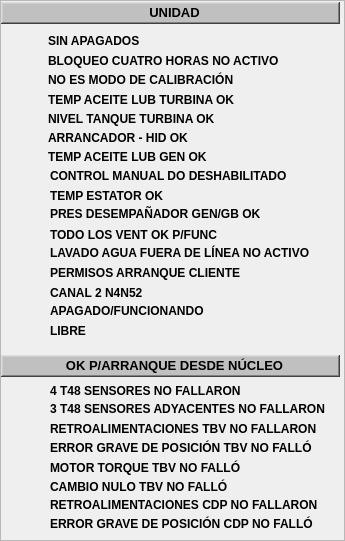
  <widget class="QFrame" name="frame_7">
   <property name="geometry">
    <rect>
     <x>170</x>
     <y>80</y>
     <width>345</width>
     <height>541</height>
    </rect>
   </property>
   <property name="styleSheet">
    <string notr="true">background-color: none;</string>
   </property>
   <property name="frameShape">
    <enum>QFrame::StyledPanel</enum>
   </property>
   <property name="frameShadow">
    <enum>QFrame::Plain</enum>
   </property>
   <property name="midLineWidth">
    <number>0</number>
   </property>
   <widget class="QLabel" name="lbTexto_2">
    <property name="geometry">
     <rect>
      <x>48</x>
      <y>30</y>
      <width>281</width>
      <height>21</height>
     </rect>
    </property>
    <property name="font">
     <font>
      <pointsize>9</pointsize>
      <weight>75</weight>
      <bold>true</bold>
     </font>
    </property>
    <property name="styleSheet">
     <string notr="true">background-color: rgba(255, 255, 255, 0);</string>
    </property>
    <property name="text">
     <string>SIN APAGADOS</string>
    </property>
   </widget>
   <widget class="QFrame" name="frTitulo_9">
    <property name="geometry">
     <rect>
      <x>1</x>
      <y>2</y>
      <width>339</width>
      <height>22</height>
     </rect>
    </property>
    <property name="styleSheet">
     <string notr="true">background-color: rgb(192, 192, 192);</string>
    </property>
    <property name="frameShape">
     <enum>QFrame::WinPanel</enum>
    </property>
    <property name="frameShadow">
     <enum>QFrame::Raised</enum>
    </property>
    <property name="lineWidth">
     <number>2</number>
    </property>
    <property name="midLineWidth">
     <number>0</number>
    </property>
    <widget class="QLabel" name="lbTexto_1">
     <property name="geometry">
      <rect>
       <x>18</x>
       <y>0</y>
       <width>311</width>
       <height>21</height>
      </rect>
     </property>
     <property name="font">
      <font>
       <pointsize>10</pointsize>
       <weight>75</weight>
       <bold>true</bold>
      </font>
     </property>
     <property name="styleSheet">
      <string notr="true">background-color: rgba(185, 138, 255, 0);</string>
     </property>
     <property name="text">
      <string>UNIDAD</string>
     </property>
     <property name="alignment">
      <set>Qt::AlignCenter</set>
     </property>
    </widget>
   </widget>
   <widget class="AWMultiObject" name="aLet_1">
    <property name="geometry">
     <rect>
      <x>18</x>
      <y>29</y>
      <width>26</width>
      <height>26</height>
     </rect>
    </property>
    <property name="id">
     <string>p_Fix32_THISNODE_NO_SHTDNS</string>
    </property>
    <property name="ElementType">
     <enum>AWMultiObject::CIRLED</enum>
    </property>
    <property name="OnColor">
     <enum>AWMultiObject::Grey</enum>
    </property>
    <property name="OffColor">
     <enum>AWMultiObject::Green</enum>
    </property>
   </widget>
   <widget class="QLabel" name="lbTexto_3">
    <property name="geometry">
     <rect>
      <x>48</x>
      <y>50</y>
      <width>281</width>
      <height>21</height>
     </rect>
    </property>
    <property name="font">
     <font>
      <pointsize>9</pointsize>
      <weight>75</weight>
      <bold>true</bold>
     </font>
    </property>
    <property name="styleSheet">
     <string notr="true">background-color: rgba(255, 255, 255, 0);</string>
    </property>
    <property name="text">
     <string>BLOQUEO CUATRO HORAS NO ACTIVO</string>
    </property>
   </widget>
   <widget class="AWMultiObject" name="aLet_2">
    <property name="geometry">
     <rect>
      <x>18</x>
      <y>50</y>
      <width>26</width>
      <height>26</height>
     </rect>
    </property>
    <property name="id">
     <string>p_Fix32_THISNODE_LOK_4HROFF</string>
    </property>
    <property name="ElementType">
     <enum>AWMultiObject::CIRLED</enum>
    </property>
    <property name="OnColor">
     <enum>AWMultiObject::Grey</enum>
    </property>
    <property name="OffColor">
     <enum>AWMultiObject::Green</enum>
    </property>
   </widget>
   <widget class="AWMultiObject" name="aLet_3">
    <property name="geometry">
     <rect>
      <x>18</x>
      <y>70</y>
      <width>26</width>
      <height>26</height>
     </rect>
    </property>
    <property name="id">
     <string>p_Fix32_THISNODE_CAL_MODE</string>
    </property>
    <property name="ElementType">
     <enum>AWMultiObject::CIRLED</enum>
    </property>
    <property name="OnColor">
     <enum>AWMultiObject::Grey</enum>
    </property>
    <property name="OffColor">
     <enum>AWMultiObject::Green</enum>
    </property>
   </widget>
   <widget class="QLabel" name="lbTexto_4">
    <property name="geometry">
     <rect>
      <x>48</x>
      <y>69</y>
      <width>281</width>
      <height>21</height>
     </rect>
    </property>
    <property name="font">
     <font>
      <pointsize>9</pointsize>
      <weight>75</weight>
      <bold>true</bold>
     </font>
    </property>
    <property name="styleSheet">
     <string notr="true">background-color: rgba(255, 255, 255, 0);</string>
    </property>
    <property name="text">
     <string>NO ES MODO DE CALIBRACIÓN</string>
    </property>
   </widget>
   <widget class="QLabel" name="lbTexto_5">
    <property name="geometry">
     <rect>
      <x>48</x>
      <y>89</y>
      <width>281</width>
      <height>21</height>
     </rect>
    </property>
    <property name="font">
     <font>
      <pointsize>9</pointsize>
      <weight>75</weight>
      <bold>true</bold>
     </font>
    </property>
    <property name="styleSheet">
     <string notr="true">background-color: rgba(255, 255, 255, 0);</string>
    </property>
    <property name="text">
     <string>TEMP ACEITE LUB TURBINA OK</string>
    </property>
   </widget>
   <widget class="AWMultiObject" name="aLet_4">
    <property name="geometry">
     <rect>
      <x>18</x>
      <y>88</y>
      <width>26</width>
      <height>26</height>
     </rect>
    </property>
    <property name="id">
     <string>p_Fix32_THISNODE_TLUB_OK</string>
    </property>
    <property name="ElementType">
     <enum>AWMultiObject::CIRLED</enum>
    </property>
    <property name="OnColor">
     <enum>AWMultiObject::Grey</enum>
    </property>
    <property name="OffColor">
     <enum>AWMultiObject::Green</enum>
    </property>
   </widget>
   <widget class="QLabel" name="lbTexto_6">
    <property name="geometry">
     <rect>
      <x>48</x>
      <y>108</y>
      <width>281</width>
      <height>21</height>
     </rect>
    </property>
    <property name="font">
     <font>
      <pointsize>9</pointsize>
      <weight>75</weight>
      <bold>true</bold>
     </font>
    </property>
    <property name="styleSheet">
     <string notr="true">background-color: rgba(255, 255, 255, 0);</string>
    </property>
    <property name="text">
     <string>NIVEL TANQUE TURBINA OK</string>
    </property>
   </widget>
   <widget class="AWMultiObject" name="aLet_5">
    <property name="geometry">
     <rect>
      <x>18</x>
      <y>107</y>
      <width>26</width>
      <height>26</height>
     </rect>
    </property>
    <property name="id">
     <string>p_Fix32_THISNODE_TLO_TNKLVL</string>
    </property>
    <property name="ElementType">
     <enum>AWMultiObject::CIRLED</enum>
    </property>
    <property name="OnColor">
     <enum>AWMultiObject::Grey</enum>
    </property>
    <property name="OffColor">
     <enum>AWMultiObject::Green</enum>
    </property>
   </widget>
   <widget class="AWMultiObject" name="aLet_6">
    <property name="geometry">
     <rect>
      <x>18</x>
      <y>126</y>
      <width>26</width>
      <height>26</height>
     </rect>
    </property>
    <property name="id">
     <string>p_Fix32_THISNODE_HYD_ST_OK</string>
    </property>
    <property name="ElementType">
     <enum>AWMultiObject::CIRLED</enum>
    </property>
    <property name="OnColor">
     <enum>AWMultiObject::Grey</enum>
    </property>
    <property name="OffColor">
     <enum>AWMultiObject::Green</enum>
    </property>
   </widget>
   <widget class="QLabel" name="lbTexto_7">
    <property name="geometry">
     <rect>
      <x>48</x>
      <y>127</y>
      <width>281</width>
      <height>21</height>
     </rect>
    </property>
    <property name="font">
     <font>
      <pointsize>9</pointsize>
      <weight>75</weight>
      <bold>true</bold>
     </font>
    </property>
    <property name="styleSheet">
     <string notr="true">background-color: rgba(255, 255, 255, 0);</string>
    </property>
    <property name="text">
     <string>ARRANCADOR - HID OK</string>
    </property>
   </widget>
   <widget class="AWMultiObject" name="aLet_7">
    <property name="geometry">
     <rect>
      <x>18</x>
      <y>145</y>
      <width>26</width>
      <height>26</height>
     </rect>
    </property>
    <property name="id">
     <string>p_Fix32_THISNODE_GLUBTNKTMP</string>
    </property>
    <property name="ElementType">
     <enum>AWMultiObject::CIRLED</enum>
    </property>
    <property name="OnColor">
     <enum>AWMultiObject::Grey</enum>
    </property>
    <property name="OffColor">
     <enum>AWMultiObject::Green</enum>
    </property>
   </widget>
   <widget class="QLabel" name="lbTexto_8">
    <property name="geometry">
     <rect>
      <x>48</x>
      <y>146</y>
      <width>281</width>
      <height>21</height>
     </rect>
    </property>
    <property name="font">
     <font>
      <pointsize>9</pointsize>
      <weight>75</weight>
      <bold>true</bold>
     </font>
    </property>
    <property name="styleSheet">
     <string notr="true">background-color: rgba(255, 255, 255, 0);</string>
    </property>
    <property name="text">
     <string>TEMP ACEITE LUB GEN OK </string>
    </property>
   </widget>
   <widget class="AWMultiObject" name="aLet_8">
    <property name="geometry">
     <rect>
      <x>18</x>
      <y>165</y>
      <width>26</width>
      <height>26</height>
     </rect>
    </property>
    <property name="id">
     <string>p_Fix32_THISNODE_BO_MANUAL</string>
    </property>
    <property name="ElementType">
     <enum>AWMultiObject::CIRLED</enum>
    </property>
    <property name="OnColor">
     <enum>AWMultiObject::Grey</enum>
    </property>
    <property name="OffColor">
     <enum>AWMultiObject::Green</enum>
    </property>
   </widget>
   <widget class="QLabel" name="lbTexto_9">
    <property name="geometry">
     <rect>
      <x>50</x>
      <y>165</y>
      <width>281</width>
      <height>21</height>
     </rect>
    </property>
    <property name="font">
     <font>
      <pointsize>9</pointsize>
      <weight>75</weight>
      <bold>true</bold>
     </font>
    </property>
    <property name="styleSheet">
     <string notr="true">background-color: rgba(255, 255, 255, 0);</string>
    </property>
    <property name="text">
     <string>CONTROL MANUAL DO DESHABILITADO</string>
    </property>
   </widget>
   <widget class="AWMultiObject" name="aLet_9">
    <property name="geometry">
     <rect>
      <x>18</x>
      <y>185</y>
      <width>26</width>
      <height>26</height>
     </rect>
    </property>
    <property name="id">
     <string>p_Fix32_THISNODE_STATOR_PRM</string>
    </property>
    <property name="ElementType">
     <enum>AWMultiObject::CIRLED</enum>
    </property>
    <property name="OnColor">
     <enum>AWMultiObject::Grey</enum>
    </property>
    <property name="OffColor">
     <enum>AWMultiObject::Green</enum>
    </property>
   </widget>
   <widget class="QLabel" name="lbTexto_10">
    <property name="geometry">
     <rect>
      <x>50</x>
      <y>185</y>
      <width>281</width>
      <height>21</height>
     </rect>
    </property>
    <property name="font">
     <font>
      <pointsize>9</pointsize>
      <weight>75</weight>
      <bold>true</bold>
     </font>
    </property>
    <property name="styleSheet">
     <string notr="true">background-color: rgba(255, 255, 255, 0);</string>
    </property>
    <property name="text">
     <string>TEMP ESTATOR OK</string>
    </property>
   </widget>
   <widget class="QLabel" name="lbTexto_11">
    <property name="geometry">
     <rect>
      <x>50</x>
      <y>203</y>
      <width>281</width>
      <height>21</height>
     </rect>
    </property>
    <property name="font">
     <font>
      <pointsize>9</pointsize>
      <weight>75</weight>
      <bold>true</bold>
     </font>
    </property>
    <property name="styleSheet">
     <string notr="true">background-color: rgba(255, 255, 255, 0);</string>
    </property>
    <property name="text">
     <string>PRES DESEMPAÑADOR GEN/GB OK</string>
    </property>
   </widget>
   <widget class="AWMultiObject" name="aLet_10">
    <property name="geometry">
     <rect>
      <x>18</x>
      <y>203</y>
      <width>26</width>
      <height>26</height>
     </rect>
    </property>
    <property name="id">
     <string>p_Fix32_THISNODE_PSH6089_OK</string>
    </property>
    <property name="ElementType">
     <enum>AWMultiObject::CIRLED</enum>
    </property>
    <property name="OnColor">
     <enum>AWMultiObject::Grey</enum>
    </property>
    <property name="OffColor">
     <enum>AWMultiObject::Green</enum>
    </property>
   </widget>
   <widget class="AWMultiObject" name="aLet_11">
    <property name="geometry">
     <rect>
      <x>18</x>
      <y>223</y>
      <width>26</width>
      <height>26</height>
     </rect>
    </property>
    <property name="id">
     <string>p_Fix32_THISNODE_FANS_OK</string>
    </property>
    <property name="ElementType">
     <enum>AWMultiObject::CIRLED</enum>
    </property>
    <property name="OnColor">
     <enum>AWMultiObject::Grey</enum>
    </property>
    <property name="OffColor">
     <enum>AWMultiObject::Green</enum>
    </property>
   </widget>
   <widget class="QLabel" name="lbTexto_12">
    <property name="geometry">
     <rect>
      <x>50</x>
      <y>224</y>
      <width>281</width>
      <height>21</height>
     </rect>
    </property>
    <property name="font">
     <font>
      <pointsize>9</pointsize>
      <weight>75</weight>
      <bold>true</bold>
     </font>
    </property>
    <property name="styleSheet">
     <string notr="true">background-color: rgba(255, 255, 255, 0);</string>
    </property>
    <property name="text">
     <string>TODO LOS VENT OK P/FUNC</string>
    </property>
   </widget>
   <widget class="AWMultiObject" name="aLet_12">
    <property name="geometry">
     <rect>
      <x>18</x>
      <y>240</y>
      <width>26</width>
      <height>26</height>
     </rect>
    </property>
    <property name="id">
     <string>p_Fix32_THISNODE_WW_NOTACTIVE</string>
    </property>
    <property name="ElementType">
     <enum>AWMultiObject::CIRLED</enum>
    </property>
    <property name="OnColor">
     <enum>AWMultiObject::Grey</enum>
    </property>
    <property name="OffColor">
     <enum>AWMultiObject::Green</enum>
    </property>
   </widget>
   <widget class="QLabel" name="lbTexto_13">
    <property name="geometry">
     <rect>
      <x>50</x>
      <y>242</y>
      <width>281</width>
      <height>21</height>
     </rect>
    </property>
    <property name="font">
     <font>
      <pointsize>9</pointsize>
      <weight>75</weight>
      <bold>true</bold>
     </font>
    </property>
    <property name="styleSheet">
     <string notr="true">background-color: rgba(255, 255, 255, 0);</string>
    </property>
    <property name="text">
     <string>LAVADO AGUA FUERA DE LÍNEA NO ACTIVO</string>
    </property>
   </widget>
   <widget class="AWMultiObject" name="aLet_13">
    <property name="geometry">
     <rect>
      <x>18</x>
      <y>260</y>
      <width>26</width>
      <height>26</height>
     </rect>
    </property>
    <property name="id">
     <string>p_Fix32_THISNODE_CUST_STRTPERM</string>
    </property>
    <property name="ElementType">
     <enum>AWMultiObject::CIRLED</enum>
    </property>
    <property name="OnColor">
     <enum>AWMultiObject::Grey</enum>
    </property>
    <property name="OffColor">
     <enum>AWMultiObject::Green</enum>
    </property>
   </widget>
   <widget class="QLabel" name="lbTexto_14">
    <property name="geometry">
     <rect>
      <x>50</x>
      <y>262</y>
      <width>281</width>
      <height>21</height>
     </rect>
    </property>
    <property name="font">
     <font>
      <pointsize>9</pointsize>
      <weight>75</weight>
      <bold>true</bold>
     </font>
    </property>
    <property name="styleSheet">
     <string notr="true">background-color: rgba(255, 255, 255, 0);</string>
    </property>
    <property name="text">
     <string>PERMISOS ARRANQUE CLIENTE</string>
    </property>
   </widget>
   <widget class="AWMultiObject" name="aLet_14">
    <property name="geometry">
     <rect>
      <x>18</x>
      <y>280</y>
      <width>26</width>
      <height>26</height>
     </rect>
    </property>
    <property name="id">
     <string>p_Fix32_THISNODE_GLUBTNKLVL</string>
    </property>
    <property name="ElementType">
     <enum>AWMultiObject::CIRLED</enum>
    </property>
    <property name="OnColor">
     <enum>AWMultiObject::Grey</enum>
    </property>
    <property name="OffColor">
     <enum>AWMultiObject::Green</enum>
    </property>
   </widget>
   <widget class="QLabel" name="lbTexto_15">
    <property name="geometry">
     <rect>
      <x>50</x>
      <y>282</y>
      <width>281</width>
      <height>21</height>
     </rect>
    </property>
    <property name="font">
     <font>
      <pointsize>9</pointsize>
      <weight>75</weight>
      <bold>true</bold>
     </font>
    </property>
    <property name="styleSheet">
     <string notr="true">background-color: rgba(255, 255, 255, 0);</string>
    </property>
    <property name="text">
     <string>CANAL 2 N4N52</string>
    </property>
   </widget>
   <widget class="AWMultiObject" name="aLet_15">
    <property name="geometry">
     <rect>
      <x>18</x>
      <y>300</y>
      <width>26</width>
      <height>26</height>
     </rect>
    </property>
    <property name="id">
     <string>p_Fix32_THISNODE_OFF_RUN</string>
    </property>
    <property name="ElementType">
     <enum>AWMultiObject::CIRLED</enum>
    </property>
    <property name="OnColor">
     <enum>AWMultiObject::Grey</enum>
    </property>
    <property name="OffColor">
     <enum>AWMultiObject::Green</enum>
    </property>
   </widget>
   <widget class="QLabel" name="lbTexto_16">
    <property name="geometry">
     <rect>
      <x>50</x>
      <y>300</y>
      <width>281</width>
      <height>21</height>
     </rect>
    </property>
    <property name="font">
     <font>
      <pointsize>9</pointsize>
      <weight>75</weight>
      <bold>true</bold>
     </font>
    </property>
    <property name="styleSheet">
     <string notr="true">background-color: rgba(255, 255, 255, 0);</string>
    </property>
    <property name="text">
     <string>APAGADO/FUNCIONANDO</string>
    </property>
   </widget>
   <widget class="QFrame" name="frTitulo_10">
    <property name="geometry">
     <rect>
      <x>1</x>
      <y>355</y>
      <width>339</width>
      <height>22</height>
     </rect>
    </property>
    <property name="styleSheet">
     <string notr="true">background-color: rgb(192, 192, 192);</string>
    </property>
    <property name="frameShape">
     <enum>QFrame::WinPanel</enum>
    </property>
    <property name="frameShadow">
     <enum>QFrame::Raised</enum>
    </property>
    <property name="lineWidth">
     <number>2</number>
    </property>
    <property name="midLineWidth">
     <number>0</number>
    </property>
    <widget class="QLabel" name="lbTexto_17">
     <property name="geometry">
      <rect>
       <x>18</x>
       <y>0</y>
       <width>311</width>
       <height>21</height>
      </rect>
     </property>
     <property name="font">
      <font>
       <pointsize>10</pointsize>
       <weight>75</weight>
       <bold>true</bold>
      </font>
     </property>
     <property name="styleSheet">
      <string notr="true">background-color: rgba(185, 138, 255, 0);</string>
     </property>
     <property name="text">
      <string>OK P/ARRANQUE DESDE NÚCLEO</string>
     </property>
     <property name="alignment">
      <set>Qt::AlignCenter</set>
     </property>
    </widget>
   </widget>
   <widget class="AWMultiObject" name="aLet_16">
    <property name="geometry">
     <rect>
      <x>18</x>
      <y>378</y>
      <width>26</width>
      <height>26</height>
     </rect>
    </property>
    <property name="id">
     <string>p_Fix32_THISNODE_OK2START01</string>
    </property>
    <property name="ElementType">
     <enum>AWMultiObject::CIRLED</enum>
    </property>
    <property name="OnColor">
     <enum>AWMultiObject::Grey</enum>
    </property>
    <property name="OffColor">
     <enum>AWMultiObject::Green</enum>
    </property>
   </widget>
   <widget class="QLabel" name="lbTexto_18">
    <property name="geometry">
     <rect>
      <x>50</x>
      <y>380</y>
      <width>281</width>
      <height>21</height>
     </rect>
    </property>
    <property name="font">
     <font>
      <pointsize>9</pointsize>
      <weight>75</weight>
      <bold>true</bold>
     </font>
    </property>
    <property name="styleSheet">
     <string notr="true">background-color: rgba(255, 255, 255, 0);</string>
    </property>
    <property name="text">
     <string>4 T48 SENSORES NO FALLARON</string>
    </property>
   </widget>
   <widget class="AWMultiObject" name="aLet_17">
    <property name="geometry">
     <rect>
      <x>18</x>
      <y>398</y>
      <width>26</width>
      <height>26</height>
     </rect>
    </property>
    <property name="id">
     <string>p_Fix32_THISNODE_OK2START02</string>
    </property>
    <property name="ElementType">
     <enum>AWMultiObject::CIRLED</enum>
    </property>
    <property name="OnColor">
     <enum>AWMultiObject::Grey</enum>
    </property>
    <property name="OffColor">
     <enum>AWMultiObject::Green</enum>
    </property>
   </widget>
   <widget class="QLabel" name="lbTexto_19">
    <property name="geometry">
     <rect>
      <x>50</x>
      <y>398</y>
      <width>281</width>
      <height>21</height>
     </rect>
    </property>
    <property name="font">
     <font>
      <pointsize>9</pointsize>
      <weight>75</weight>
      <bold>true</bold>
     </font>
    </property>
    <property name="styleSheet">
     <string notr="true">background-color: rgba(255, 255, 255, 0);</string>
    </property>
    <property name="text">
     <string>3 T48 SENSORES ADYACENTES NO FALLARON</string>
    </property>
   </widget>
   <widget class="AWMultiObject" name="aLet_18">
    <property name="geometry">
     <rect>
      <x>18</x>
      <y>418</y>
      <width>26</width>
      <height>26</height>
     </rect>
    </property>
    <property name="id">
     <string>p_Fix32_THISNODE_OK2START03</string>
    </property>
    <property name="ElementType">
     <enum>AWMultiObject::CIRLED</enum>
    </property>
    <property name="OnColor">
     <enum>AWMultiObject::Grey</enum>
    </property>
    <property name="OffColor">
     <enum>AWMultiObject::Green</enum>
    </property>
   </widget>
   <widget class="QLabel" name="lbTexto_20">
    <property name="geometry">
     <rect>
      <x>50</x>
      <y>418</y>
      <width>281</width>
      <height>21</height>
     </rect>
    </property>
    <property name="font">
     <font>
      <pointsize>9</pointsize>
      <weight>75</weight>
      <bold>true</bold>
     </font>
    </property>
    <property name="styleSheet">
     <string notr="true">background-color: rgba(255, 255, 255, 0);</string>
    </property>
    <property name="text">
     <string>RETROALIMENTACIONES TBV NO FALLARON</string>
    </property>
   </widget>
   <widget class="QLabel" name="lbTexto_21">
    <property name="geometry">
     <rect>
      <x>50</x>
      <y>437</y>
      <width>281</width>
      <height>21</height>
     </rect>
    </property>
    <property name="font">
     <font>
      <pointsize>9</pointsize>
      <weight>75</weight>
      <bold>true</bold>
     </font>
    </property>
    <property name="styleSheet">
     <string notr="true">background-color: rgba(255, 255, 255, 0);</string>
    </property>
    <property name="text">
     <string>ERROR GRAVE DE POSICIÓN TBV NO FALLÓ</string>
    </property>
   </widget>
   <widget class="AWMultiObject" name="aLet_19">
    <property name="geometry">
     <rect>
      <x>18</x>
      <y>437</y>
      <width>26</width>
      <height>26</height>
     </rect>
    </property>
    <property name="id">
     <string>p_Fix32_THISNODE_OK2START04</string>
    </property>
    <property name="ElementType">
     <enum>AWMultiObject::CIRLED</enum>
    </property>
    <property name="OnColor">
     <enum>AWMultiObject::Grey</enum>
    </property>
    <property name="OffColor">
     <enum>AWMultiObject::Green</enum>
    </property>
   </widget>
   <widget class="AWMultiObject" name="aLet_20">
    <property name="geometry">
     <rect>
      <x>18</x>
      <y>456</y>
      <width>26</width>
      <height>26</height>
     </rect>
    </property>
    <property name="id">
     <string>p_Fix32_THISNODE_OK2START05</string>
    </property>
    <property name="ElementType">
     <enum>AWMultiObject::CIRLED</enum>
    </property>
    <property name="OnColor">
     <enum>AWMultiObject::Grey</enum>
    </property>
    <property name="OffColor">
     <enum>AWMultiObject::Green</enum>
    </property>
   </widget>
   <widget class="QLabel" name="lbTexto_22">
    <property name="geometry">
     <rect>
      <x>50</x>
      <y>457</y>
      <width>281</width>
      <height>21</height>
     </rect>
    </property>
    <property name="font">
     <font>
      <pointsize>9</pointsize>
      <weight>75</weight>
      <bold>true</bold>
     </font>
    </property>
    <property name="styleSheet">
     <string notr="true">background-color: rgba(255, 255, 255, 0);</string>
    </property>
    <property name="text">
     <string>MOTOR TORQUE TBV NO FALLÓ</string>
    </property>
   </widget>
   <widget class="QLabel" name="lbTexto_23">
    <property name="geometry">
     <rect>
      <x>50</x>
      <y>476</y>
      <width>281</width>
      <height>21</height>
     </rect>
    </property>
    <property name="font">
     <font>
      <pointsize>9</pointsize>
      <weight>75</weight>
      <bold>true</bold>
     </font>
    </property>
    <property name="styleSheet">
     <string notr="true">background-color: rgba(255, 255, 255, 0);</string>
    </property>
    <property name="text">
     <string>CAMBIO NULO TBV NO FALLÓ</string>
    </property>
   </widget>
   <widget class="AWMultiObject" name="aLet_21">
    <property name="geometry">
     <rect>
      <x>18</x>
      <y>475</y>
      <width>26</width>
      <height>26</height>
     </rect>
    </property>
    <property name="id">
     <string>p_Fix32_THISNODE_OK2START06</string>
    </property>
    <property name="ElementType">
     <enum>AWMultiObject::CIRLED</enum>
    </property>
    <property name="OnColor">
     <enum>AWMultiObject::Grey</enum>
    </property>
    <property name="OffColor">
     <enum>AWMultiObject::Green</enum>
    </property>
   </widget>
   <widget class="AWMultiObject" name="aLet_22">
    <property name="geometry">
     <rect>
      <x>18</x>
      <y>495</y>
      <width>26</width>
      <height>26</height>
     </rect>
    </property>
    <property name="id">
     <string>p_Fix32_THISNODE_OK2START07</string>
    </property>
    <property name="ElementType">
     <enum>AWMultiObject::CIRLED</enum>
    </property>
    <property name="OnColor">
     <enum>AWMultiObject::Grey</enum>
    </property>
    <property name="OffColor">
     <enum>AWMultiObject::Green</enum>
    </property>
   </widget>
   <widget class="QLabel" name="lbTexto_24">
    <property name="geometry">
     <rect>
      <x>50</x>
      <y>494</y>
      <width>281</width>
      <height>21</height>
     </rect>
    </property>
    <property name="font">
     <font>
      <pointsize>9</pointsize>
      <weight>75</weight>
      <bold>true</bold>
     </font>
    </property>
    <property name="styleSheet">
     <string notr="true">background-color: rgba(255, 255, 255, 0);</string>
    </property>
    <property name="text">
     <string>RETROALIMENTACIONES CDP NO FALLARON</string>
    </property>
   </widget>
   <widget class="QLabel" name="lbTexto_25">
    <property name="geometry">
     <rect>
      <x>50</x>
      <y>513</y>
      <width>281</width>
      <height>21</height>
     </rect>
    </property>
    <property name="font">
     <font>
      <pointsize>9</pointsize>
      <weight>75</weight>
      <bold>true</bold>
     </font>
    </property>
    <property name="styleSheet">
     <string notr="true">background-color: rgba(255, 255, 255, 0);</string>
    </property>
    <property name="text">
     <string>ERROR GRAVE DE POSICIÓN CDP NO FALLÓ</string>
    </property>
   </widget>
   <widget class="AWMultiObject" name="aLet_23">
    <property name="geometry">
     <rect>
      <x>18</x>
      <y>513</y>
      <width>26</width>
      <height>26</height>
     </rect>
    </property>
    <property name="id">
     <string>p_Fix32_THISNODE_OK2START08</string>
    </property>
    <property name="ElementType">
     <enum>AWMultiObject::CIRLED</enum>
    </property>
    <property name="OnColor">
     <enum>AWMultiObject::Grey</enum>
    </property>
    <property name="OffColor">
     <enum>AWMultiObject::Green</enum>
    </property>
   </widget>
   <widget class="QLabel" name="lbTexto_26">
    <property name="geometry">
     <rect>
      <x>50</x>
      <y>320</y>
      <width>281</width>
      <height>21</height>
     </rect>
    </property>
    <property name="font">
     <font>
      <pointsize>9</pointsize>
      <weight>75</weight>
      <bold>true</bold>
     </font>
    </property>
    <property name="styleSheet">
     <string notr="true">background-color: rgba(255, 255, 255, 0);</string>
    </property>
    <property name="text">
     <string>LIBRE</string>
    </property>
   </widget>
   <widget class="AWMultiObject" name="aLet_24">
    <property name="geometry">
     <rect>
      <x>18</x>
      <y>320</y>
      <width>26</width>
      <height>26</height>
     </rect>
    </property>
    <property name="id">
     <string>p_Fix32_THISNODE_GLUBTMP_OK</string>
    </property>
    <property name="ElementType">
     <enum>AWMultiObject::CIRLED</enum>
    </property>
    <property name="OnColor">
     <enum>AWMultiObject::Grey</enum>
    </property>
    <property name="OffColor">
     <enum>AWMultiObject::Green</enum>
    </property>
   </widget>
  </widget>
